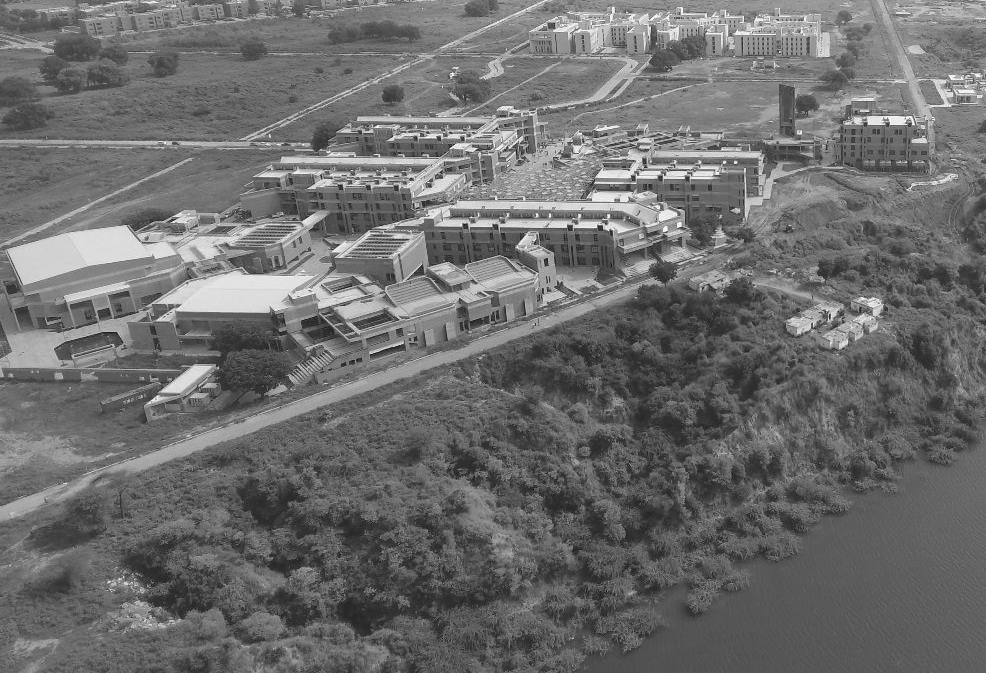
#> input picture Input_Images/campus.png, 986 x 673 px, found by its file name
$ python order_dither_2x2.py
#> lines starting #> are read from the running program, lines starting #| are printed output that depends on the picture; after the words box and inside, x2 and y2 are one past the last pixel; in counts of white or black regions, pixels touching at a corner belong together
import cv2
import random
import numpy as np
from fidelity_metrics import fidelity_17110150
import matplotlib.pyplot as plt

path1='C:\Shreya\SEM-5\DIP\Assignment3\campus.png';
save1='C:\Shreya\SEM-5\DIP\Assignment3\g3_bayer_2x2.png';

f=cv2.imread(path1,0); #reading the input image (grayscale)
#> f is the input picture: shape (673, 986); min 12, max 252, mean 109.2
(row,column)=(len(f),len(f[0])) #deciphering rows and columns
#> row = 673; column = 986
print(row,column)
#| 673 986
#print(f)

Bayer_2x2=np.array([[96,159],  #96,159,223,37
                    [223,32]]);

g3=np.zeros((row,column));

#checking the threshold values and accordingly assigning values to the output image
#--------------------------------------
for k in range(0,2):
    for i in range(k,row,2):
        for j in range(0,column,2):
            if (f[i][j]<Bayer_2x2[k][0]):
                g3[i][j]=0;
            else:
                g3[i][j]=255;


        for j in range(1,column,2):
            if (f[i][j]<Bayer_2x2[k][1]):
                g3[i][j]=0;
            else:
                g3[i][j]=255;

#--------------------------------------

#Uncomment this to calculate fidelity metrics
#-----------------------------------------------
#Calculating Fidelity Metrics
#(c1,c2,c3,c4,c5,c6)=fidelity_17110150(f,g3)
#print('alpha1_g3',c1,' alpha2_g3',c2,' alpha3_g3',c3,' alpha4_g3',c4,' alpha5_g3',c5,' alpha6_g3',c6)
#----------------------------------------------

#couldn't find the equivalent of 'truesize' used in MATLAB, therefore have used cv2 library

cv2.imwrite(save1,g3)
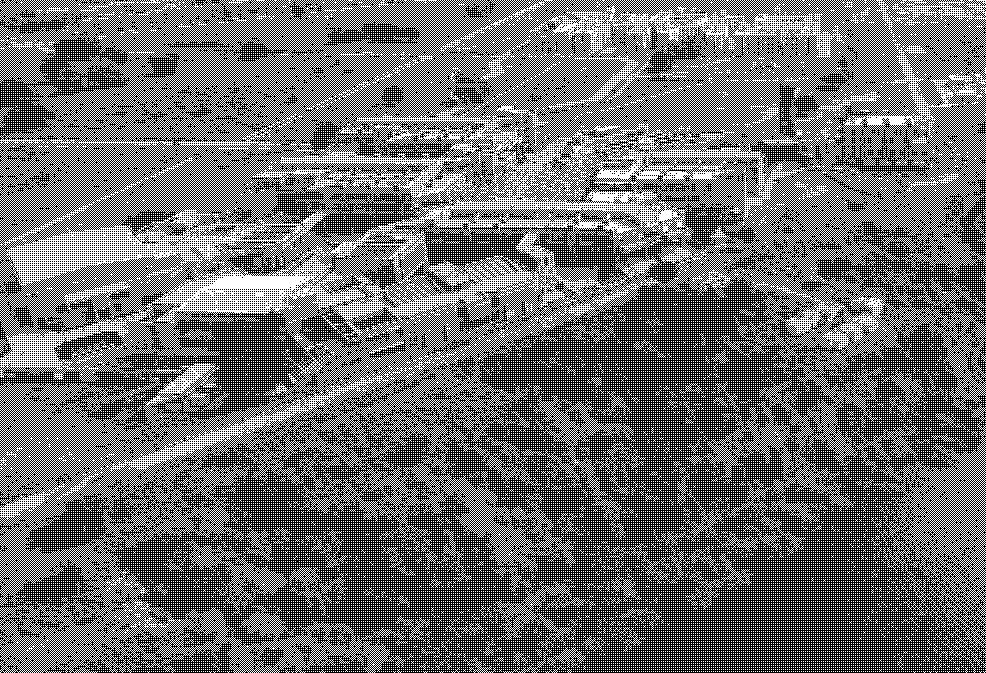
#> saved as g3_bayer_2x2.png: shape (673, 986); 42.9% white in thin lines or dots

fig=plt.figure()
plt.title('Please see the saved image')
plt.imshow(g3,cmap='gray')
plt.show()
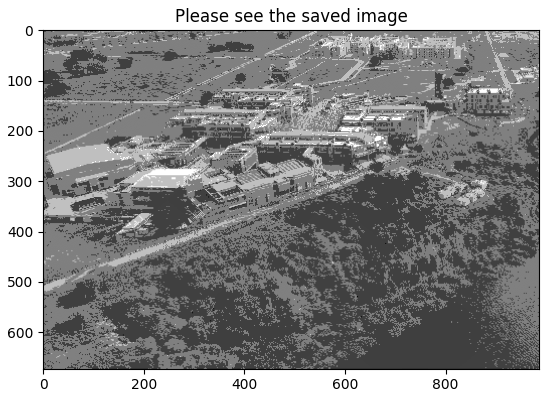
#> figure drawn by matplotlib, 1 panel
